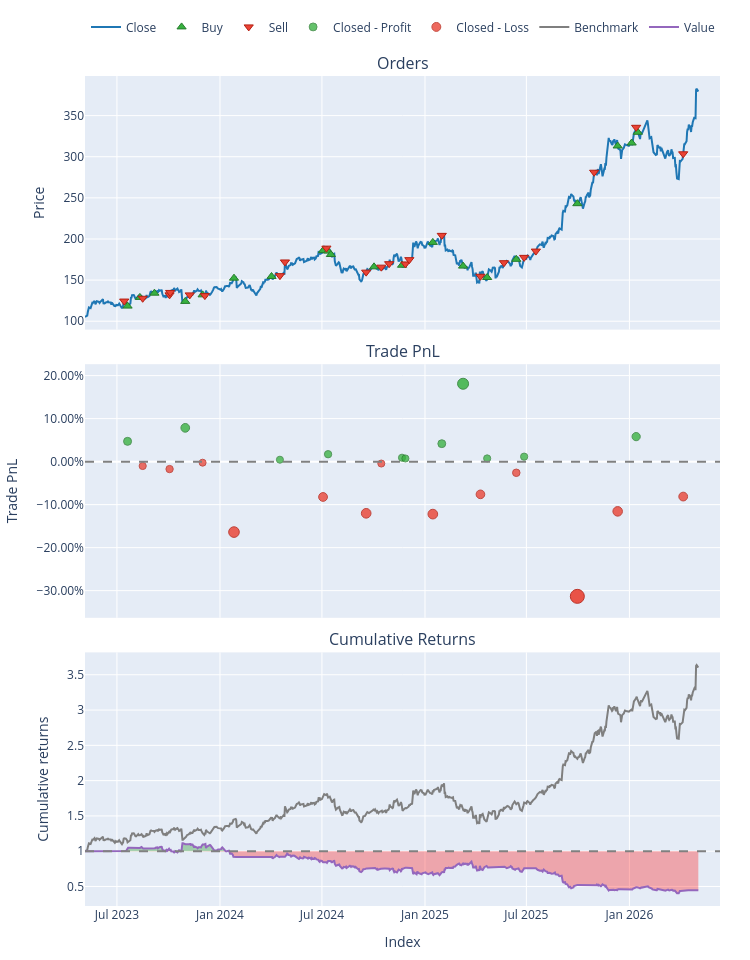

Notebook cell for this chart:
### Markdown cell above
### The edge immediately vanishes with a different timeline

### Code cell
import numpy as np
import pandas as pd
import statsmodels.api as sm
import vectorbt as vbt
import yfinance as yf


pairs = ["GOOG", "XOM"]
df3 = yf.download(
    pairs, start="2023-05-05", end="2026-05-05", progress=False
)  

stock_a = df3["Close"]["GOOG"]
stock_b = df3["Close"]["XOM"]

X = sm.add_constant(stock_b)
model = sm.OLS(stock_a, X).fit()
beta = model.params["XOM"]

window = 20
entry_threshold = 2.0
stop_loss_threshold = 3.5

spread = stock_a - (beta * stock_b)

rolling_mean = spread.rolling(window=window).mean()
rolling_std = spread.rolling(window=window).std()
zscore = (spread - rolling_mean) / rolling_std

long_entries = zscore < -entry_threshold
long_exits = (zscore.abs() <= 0.1) | (zscore.abs() >= stop_loss_threshold)

short_entries = zscore > entry_threshold
short_exits = (zscore.abs() <= 0.1) | (zscore.abs() >= stop_loss_threshold)


backtest = vbt.Portfolio.from_signals(
    stock_a,
    entries=long_entries,
    exits=long_exits,
    short_entries=short_entries,
    short_exits=short_exits,
    init_cash=10000.0,
    fees=0.001,
    freq="1D",
)

print(backtest.stats())
backtest.plot().show()

### Figure 1 — Plotly figure (JSON) as saved in the notebook; plotly's stock layout.template omitted (floating-point values rounded to 4 significant figures; data arrays with more than 128 entries replaced by an {"elided": "..."} marker saying what was removed)
{"data": [{"legendgroup": "0", "line": {"color": "#1f77b4"}, "name": "Close", "showlegend": true, "type": "scatter", "uid": "89fc2a8c-d033-43b1-a422-9498d2e46c95", "x": {"elided": "751 str values"}, "xaxis": "x", "y": {"elided": "751 float values"}, "yaxis": "y"}, {"customdata": [[1.0, 80.23, 9.5], [2.0, 81.12, 10.46], [4.0, 77.21, 10.35], [7.0, 75.38, 9.357], [9.0, 83.14, 10.98], [11.0, 83.48, 12.72], [12.0, 59.3, 9.156], [15.0, 53.45, 9.934], [17.0, 44.7, 8.28], [18.0, 47.41, 8.587], [20.0, 45.48, 7.557], [23.0, 89.44, 15.03], [26.0, 78.02, 15.28], [28.0, 83.68, 13.98], [30.0, 49.36, 7.56], [32.0, 87.66, 15.36], [35.0, 40.89, 9.933], [37.0, 18.51, 5.796], [38.0, 14.54, 4.604], [40.0, 14.78, 4.871]], "hovertemplate": "Order Id: %{customdata[0]}<br>Timestamp: %{x}<br>Price: %{y}<br>Size: %{customdata[1]:.6f}<br>Fees: %{customdata[2]:.6f}", "legendgroup": "1", "marker": {"color": "#37B13F", "line": {"color": "rgb(38,123,44)", "width": 1}, "size": 8, "symbol": "triangle-up"}, "mode": "markers", "name": "Buy", "type": "scatter", "uid": "9b7b3d03-94fd-416a-9f94-49df6c630bee", "x": ["2023-07-20T00:00:00", "2023-08-11T00:00:00", "2023-09-06T00:00:00", "2023-10-31T00:00:00", "2023-12-01T00:00:00", "2024-01-26T00:00:00", "2024-04-02T00:00:00", "2024-07-03T00:00:00", "2024-07-12T00:00:00", "2024-07-17T00:00:00", "2024-10-02T00:00:00", "2024-11-21T00:00:00", "2025-01-15T00:00:00", "2025-03-10T00:00:00", "2025-04-22T00:00:00", "2025-06-13T00:00:00", "2025-09-30T00:00:00", "2025-12-11T00:00:00", "2026-01-05T00:00:00", "2026-01-16T00:00:00"], "xaxis": "x", "y": [118.4, 128.9, 134.1, 124.1, 132.1, 152.3, 154.4, 185.8, 185.2, 181.1, 166.1, 168.1, 195.8, 167.0, 153.2, 175.3, 242.9, 313.1, 316.7, 329.7], "yaxis": "y"}, {"customdata": [[0.0, 80.23, 9.99], [3.0, 81.12, 10.38], [5.0, 77.21, 10.2], [6.0, 75.38, 10.18], [8.0, 83.14, 10.97], [10.0, 83.48, 10.95], [13.0, 59.3, 9.216], [14.0, 53.45, 9.197], [16.0, 44.7, 8.442], [19.0, 47.41, 7.572], [21.0, 45.48, 7.538], [22.0, 44.27, 7.523], [24.0, 45.17, 7.662], [25.0, 43.73, 7.647], [27.0, 68.51, 14.0], [29.0, 98.81, 15.28], [31.0, 44.92, 7.689], [33.0, 42.74, 7.592], [34.0, 40.89, 7.577], [36.0, 18.51, 5.205], [39.0, 14.54, 4.881], [41.0, 14.78, 4.485]], "hovertemplate": "Order Id: %{customdata[0]}<br>Timestamp: %{x}<br>Price: %{y}<br>Size: %{customdata[1]:.6f}<br>Fees: %{customdata[2]:.6f}", "legendgroup": "2", "marker": {"color": "#EA4335", "line": {"color": "rgb(181,31,18)", "width": 1}, "size": 8, "symbol": "triangle-down"}, "mode": "markers", "name": "Sell", "type": "scatter", "uid": "ae9cdba3-7e81-435f-af91-1ba2140ed51d", "x": ["2023-07-14T00:00:00", "2023-08-16T00:00:00", "2023-10-03T00:00:00", "2023-10-04T00:00:00", "2023-11-08T00:00:00", "2023-12-05T00:00:00", "2024-04-17T00:00:00", "2024-04-26T00:00:00", "2024-07-09T00:00:00", "2024-09-18T00:00:00", "2024-10-15T00:00:00", "2024-10-29T00:00:00", "2024-11-27T00:00:00", "2024-12-04T00:00:00", "2025-01-31T00:00:00", "2025-04-10T00:00:00", "2025-05-22T00:00:00", "2025-06-27T00:00:00", "2025-07-18T00:00:00", "2025-10-30T00:00:00", "2026-01-13T00:00:00", "2026-04-07T00:00:00"], "xaxis": "x", "y": [124.5, 127.9, 132.0, 135.0, 132.0, 131.1, 155.4, 172.1, 188.9, 159.7, 165.7, 170.0, 169.6, 174.9, 204.4, 154.6, 171.2, 177.6, 185.3, 281.2, 335.8, 303.6], "yaxis": "y"}, {"customdata": [[0.0, 0.0, 470.9, 0.04713], [3.0, 3.0, 799.6, 0.07858], [6.0, 6.0, 40.96, 0.004473], [8.0, 8.0, 145.5, 0.01724], [11.0, 11.0, 68.56, 0.009113], [12.0, 12.0, 55.62, 0.007326], [14.0, 14.0, 280.1, 0.04172], [15.0, 15.0, 1266.0, 0.1811], [17.0, 17.0, 57.02, 0.007471], [19.0, 19.0, 86.7, 0.01158], [22.0, 22.0, 267.8, 0.05816]], "hovertemplate": "Exit Trade Id: %{customdata[0]}<br>Position Id: %{customdata[1]}<br>Exit Timestamp: %{x}<br>PnL: %{customdata[2]:.6f}<br>Return: %{customdata[3]:.2%}", "legendgroup": "3", "marker": {"color": "#37B13F", "line": {"color": "rgb(38,123,44)", "width": 1}, "opacity": [0.7716, 0.7867, 0.751, 0.7571, 0.7532, 0.7524, 0.7689, 0.8362, 0.7524, 0.7544, 0.7769], "size": [8.006, 8.714, 7.046, 7.333, 7.15, 7.11, 7.884, 11.02, 7.113, 7.205, 8.255], "symbol": "circle"}, "mode": "markers", "name": "Closed - Profit", "type": "scatter", "uid": "b3f52a12-5987-4a08-bd0c-75710a73bdcf", "x": ["2023-07-20T00:00:00", "2023-10-31T00:00:00", "2024-04-17T00:00:00", "2024-07-12T00:00:00", "2024-11-21T00:00:00", "2024-11-27T00:00:00", "2025-01-31T00:00:00", "2025-03-10T00:00:00", "2025-04-22T00:00:00", "2025-06-27T00:00:00", "2026-01-13T00:00:00"], "xaxis": "x2", "y": [0.04713, 0.07858, 0.004473, 0.01724, 0.009113, 0.007326, 0.04172, 0.1811, 0.007471, 0.01158, 0.05816], "yaxis": "y2"}, {"customdata": [[1.0, 1.0, -106.0, -0.01014], [2.0, 2.0, -178.9, -0.01728], [4.0, 4.0, -26.9, -0.002451], [5.0, 5.0, -1793.0, -0.1638], [7.0, 7.0, -755.9, -0.08218], [9.0, 9.0, -1032.0, -0.1202], [10.0, 10.0, -33.61, -0.004448], [13.0, 13.0, -933.1, -0.122], [16.0, 16.0, -628.2, -0.07606], [18.0, 18.0, -199.4, -0.02593], [20.0, 20.0, -2374.0, -0.3133], [21.0, 21.0, -602.0, -0.1156], [23.0, 23.0, -395.7, -0.08122]], "hovertemplate": "Exit Trade Id: %{customdata[0]}<br>Position Id: %{customdata[1]}<br>Exit Timestamp: %{x}<br>PnL: %{customdata[2]:.6f}<br>Return: %{customdata[3]:.2%}", "legendgroup": "4", "marker": {"color": "#EA4335", "line": {"color": "rgb(181,31,18)", "width": 1}, "opacity": [0.7537, 0.7572, 0.75, 0.8279, 0.7885, 0.8068, 0.751, 0.8077, 0.7855, 0.7613, 0.9, 0.8046, 0.788], "size": [7.173, 7.334, 7.0, 10.63, 8.795, 9.65, 7.045, 9.692, 8.657, 7.529, 14.0, 9.549, 8.774], "symbol": "circle"}, "mode": "markers", "name": "Closed - Loss", "type": "scatter", "uid": "4f887351-a1aa-4bb1-a8f1-8c1c9a148d8f", "x": ["2023-08-16T00:00:00", "2023-10-03T00:00:00", "2023-12-01T00:00:00", "2024-01-26T00:00:00", "2024-07-03T00:00:00", "2024-09-18T00:00:00", "2024-10-15T00:00:00", "2025-01-15T00:00:00", "2025-04-10T00:00:00", "2025-06-13T00:00:00", "2025-09-30T00:00:00", "2025-12-11T00:00:00", "2026-04-07T00:00:00"], "xaxis": "x2", "y": [-0.01014, -0.01728, -0.002451, -0.1638, -0.08218, -0.1202, -0.004448, -0.122, -0.07606, -0.02593, -0.3133, -0.1156, -0.08122], "yaxis": "y2"}, {"legendgroup": "5", "line": {"color": "#7f7f7f"}, "name": "Benchmark", "showlegend": true, "type": "scatter", "uid": "eb061dca-a50f-4821-a70c-8476a052e908", "x": {"elided": "751 str values"}, "xaxis": "x3", "y": {"elided": "751 float values"}, "yaxis": "y3"}, {"hoverinfo": "skip", "legendgroup": "6", "line": {"color": "rgba(0, 0, 0, 0)", "width": 0}, "opacity": 0, "showlegend": false, "type": "scatter", "uid": "2239fecf-2fff-4404-af9d-b20ec0b27672", "x": {"elided": "751 str values"}, "xaxis": "x3", "y": {"elided": "751 int values"}, "yaxis": "y3"}, {"connectgaps": false, "fill": "tonexty", "fillcolor": "rgba(0, 128, 0, 0.3)", "hoverinfo": "skip", "legendgroup": "6", "line": {"color": "rgba(0, 0, 0, 0)", "width": 0}, "opacity": 0, "showlegend": false, "type": "scatter", "uid": "c80fec5c-7dd3-464e-901e-8ec31dce9687", "x": {"elided": "751 str values"}, "xaxis": "x3", "y": {"elided": "751 float values"}, "yaxis": "y3"}, {"hoverinfo": "skip", "legendgroup": "6", "line": {"color": "rgba(0, 0, 0, 0)", "width": 0}, "opacity": 0, "showlegend": false, "type": "scatter", "uid": "17afb472-09d5-4ede-aaf3-fc52b31d507d", "x": {"elided": "751 str values"}, "xaxis": "x3", "y": {"elided": "751 int values"}, "yaxis": "y3"}, {"connectgaps": false, "fill": "tonexty", "fillcolor": "rgba(255, 0, 0, 0.3)", "hoverinfo": "skip", "legendgroup": "6", "line": {"color": "rgba(0, 0, 0, 0)", "width": 0}, "opacity": 0, "showlegend": false, "type": "scatter", "uid": "d4e6632b-1709-435a-9bc3-39be1110f5c9", "x": {"elided": "751 str values"}, "xaxis": "x3", "y": {"elided": "751 float values"}, "yaxis": "y3"}, {"legendgroup": "7", "line": {"color": "#9467bd"}, "name": "Value", "showlegend": true, "type": "scatter", "uid": "5e580126-65c4-46c9-9a25-63e214edc5eb", "x": {"elided": "751 str values"}, "xaxis": "x3", "y": {"elided": "751 float values"}, "yaxis": "y3"}, {"hoverinfo": "skip", "legendgroup": "6", "line": {"color": "rgba(0, 0, 0, 0)", "width": 0}, "opacity": 0, "showlegend": false, "type": "scatter", "uid": "eaf52bc5-3c92-441f-bfae-4952698a9006", "x": {"elided": "751 str values"}, "xaxis": "x3", "y": {"elided": "751 int values"}, "yaxis": "y3"}], "layout": {"annotations": [{"font": {"size": 16}, "showarrow": false, "text": "Orders", "x": 0.5, "xanchor": "center", "xref": "paper", "y": 1, "yanchor": "bottom", "yref": "paper"}, {"font": {"size": 16}, "showarrow": false, "text": "Trade PnL", "x": 0.5, "xanchor": "center", "xref": "paper", "y": 0.6528, "yanchor": "bottom", "yref": "paper"}, {"font": {"size": 16}, "showarrow": false, "text": "Cumulative Returns", "x": 0.5, "xanchor": "center", "xref": "paper", "y": 0.3056, "yanchor": "bottom", "yref": "paper"}], "height": 960, "legend": {"orientation": "h", "traceorder": "normal", "x": 1, "xanchor": "right", "y": 1.042, "yanchor": "bottom"}, "margin": {"b": 30, "l": 30, "r": 30, "t": 30}, "shapes": [{"line": {"color": "gray", "dash": "dash"}, "type": "line", "x0": 0, "x1": 1, "xref": "paper", "y0": 0, "y1": 0, "yref": "y2"}, {"line": {"color": "gray", "dash": "dash"}, "type": "line", "x0": 0, "x1": 1, "xref": "paper", "y0": 1, "y1": 1, "yref": "y3"}], "showlegend": true, "width": 750, "xaxis": {"anchor": "y", "domain": [0, 1], "matches": "x3", "showticklabels": false}, "xaxis2": {"anchor": "y2", "domain": [0, 1], "matches": "x3", "showticklabels": false}, "xaxis3": {"anchor": "y3", "domain": [0, 1], "title": {"text": "Index"}}, "yaxis": {"anchor": "x", "domain": [0.6944, 1], "title": {"text": "Price"}}, "yaxis2": {"anchor": "x2", "domain": [0.3472, 0.6528], "tickformat": ".2%", "title": {"text": "Trade PnL"}}, "yaxis3": {"anchor": "x3", "domain": [0, 0.3056], "title": {"text": "Cumulative returns"}}}}
